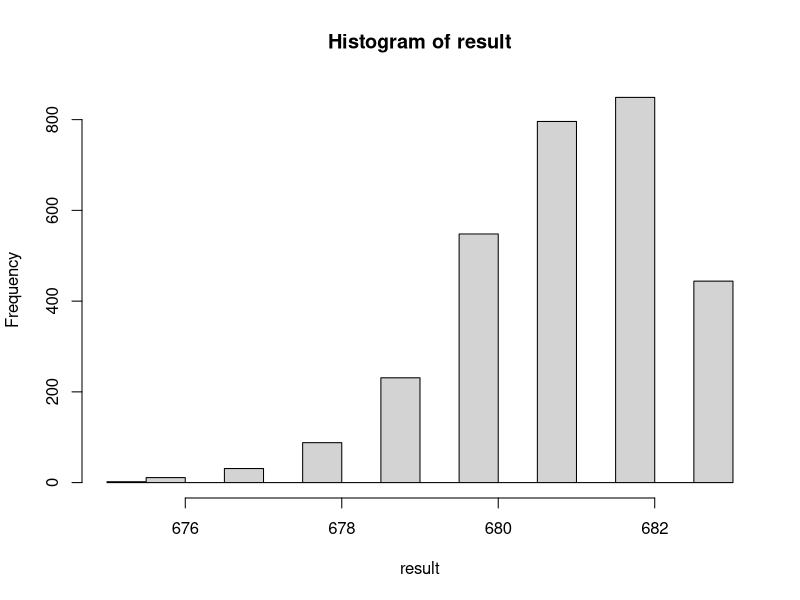

This figure's R source:
B <- 3000
N_pack <- 800
album <- c(1:683)
price <- 2

result <- replicate(B, {

res <- replicate (N_pack, {
  pack <- sample(album, 5, replace = TRUE)
  
})

n <- N_pack*5

res2 <- cbind(res[1:n])
res2 <- unique(res2)

nrow(res2)
})

X_hat <- mean(result)
se <- sd(result)
hist(result)
(1-pnorm(683, X_hat, se))*100
X_hat

result_683 <- result == 683
mean(result_683)*100

N_pack*price
